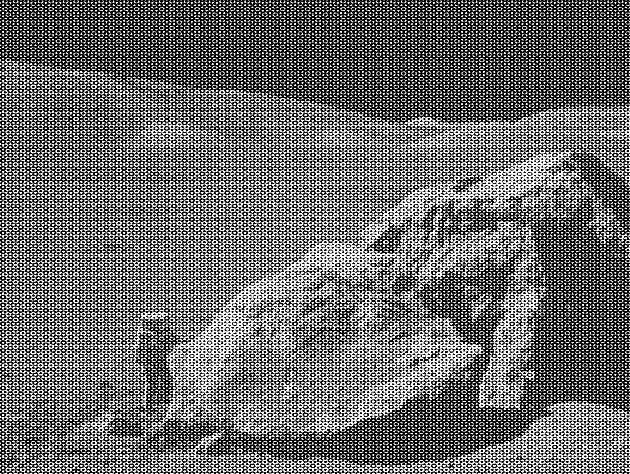
#> input picture moonlanding.png, 630 x 474 px
$ jupyter execute --allow-errors ex07.2_solved.ipynb   (shell and % lines are left out)
#> lines starting #> are read from the running program, lines starting #| are printed output that depends on the picture
[cell 1]
import matplotlib.pyplot as plt

# always useful
import numpy as np
import scipy as sp
import seaborn as sns
import math
import pandas as pd
from scipy import linalg as la
from scipy.interpolate import UnivariateSpline
from scipy.optimize import curve_fit
from matplotlib import pylab
import scipy.optimize
from  scipy import fftpack

from matplotlib.ticker import AutoMinorLocator, MultipleLocator, FuncFormatter
from scipy.stats.distributions import norm

1\. **Maximum wind speed prediction at the Sprogø station**

The exercise goal is to predict the maximum wind speed occurring every 50 years even if no measure exists for such a period. The available data are only measured over 21 years at the Sprogø meteorological station located in Denmark.

The annual maxima are supposed to fit a normal probability density function. However such function is not going to be estimated because it gives a probability from a wind speed maxima. Finding the maximum wind speed occurring every 50 years requires the opposite approach, the result needs to be found from a defined probability. That is the quantile function role and the exercise goal will be to find it. In the current model, it is supposed that the maximum wind speed occurring every 50 years is defined as the upper 2% quantile.

By definition, the quantile function is the inverse of the cumulative distribution function. The latter describes the probability distribution of an annual maxima. In the exercise, the cumulative probability $p_i$ for a given year i is defined as $p_i = i/(N+1)$ with $N = 21$, the number of measured years. Thus it will be possible to calculate the cumulative probability of every measured wind speed maxima. From those experimental points, the scipy.interpolate module will be very useful for fitting the quantile function. Finally the 50 years maxima is going to be evaluated from the cumulative probability of the 2% quantile.

Practically, load the dataset:

```python
import numpy as np
max_speeds = np.load('max-speeds.npy')
years_nb = max_speeds.shape[0]
```

Compute then the cumulative probability $p_i$ (`cprob`) and sort the maximum speeds from the data. Use then the  UnivariateSpline from scipy.interpolate to define a quantile function and thus estimate the probabilities.

In the current model, the maximum wind speed occurring every 50 years is defined as the upper 2% quantile. As a result, the cumulative probability value will be:

```python
fifty_prob = 1. - 0.02
```

So the storm wind speed occurring every 50 years can be guessed as:

``` python
fifty_wind = quantile_func(fifty_prob)
```

[cell 2]
import numpy as np
#> (the rest of this cell did not finish here and is left out)

[cell 3]
plt.figure(figsize=(6, 4))
#> (the rest of this cell did not finish here and is left out)

2\. **Curve fitting of temperature in Alaska**

The temperature extremes in Alaska for each month, starting in January, are given by (in degrees Celcius):

max:  17,  19,  21,  28,  33,  38, 37,  37,  31,  23,  19,  18

min: -62, -59, -56, -46, -32, -18, -9, -13, -25, -46, -52, -58

* Plot these temperature extremes.
* Define a function that can describe min and max temperatures.
* Fit this function to the data with scipy.optimize.curve_fit().
* Plot the result. Is the fit reasonable? If not, why?
* Is the time offset for min and max temperatures the same within the fit accuracy?

[cell 4]
max_temp = np.array([ 17, 19, 21, 28, 33, 38, 37, 37, 31, 23, 19, 18])
min_temp = np.array([-62, -59, -56, -46, -32, -18, -9, -13, -25, -46, -52, -58])
months = np.linspace(1,12,12) # from January
plt.figure(figsize=(6, 4))
plt.scatter(months, max_temp, c='r',label='max')
plt.scatter(months,min_temp, c='b',label='min')
plt.xlabel('Months (from January)')
plt.ylabel('temperature ($^\circ$C)')
plt.xlim([0.5,12.5])
plt.legend(loc='best')
plt.show()
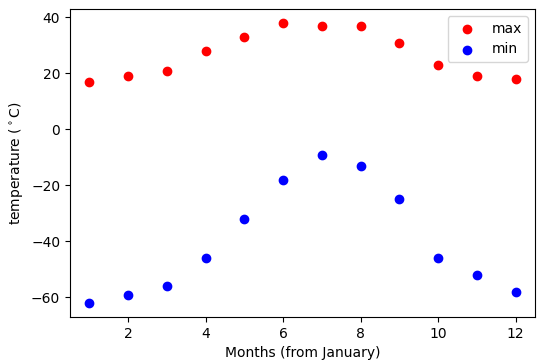
#> figure drawn by matplotlib, 1 panel

[cell 5]
def yearly_temps(times, avg, ampl, time_offset):
    return (avg+ampl*np.cos((times + time_offset)*2*np.pi/times.max()))

res_max, cov_max = curve_fit(yearly_temps, months,max_temp)
res_min, cov_min = curve_fit(yearly_temps, months,min_temp)

[cell 6]
days = np.linspace(0, 12, num=365)
plt.figure(figsize=(6, 4))
plt.scatter(months, max_temp, c='r')
plt.plot(days, yearly_temps(days, *res_max), 'r-',label='fitted max')
plt.scatter(months,min_temp, c='b')
plt.plot(days, yearly_temps(days, *res_min), 'b-',label='fitted min')
plt.xlabel('Months (from January)')
plt.ylabel('temperature ($^\circ$C)')
plt.xlim([0.5,12.5])
plt.legend(loc='best')
plt.show()
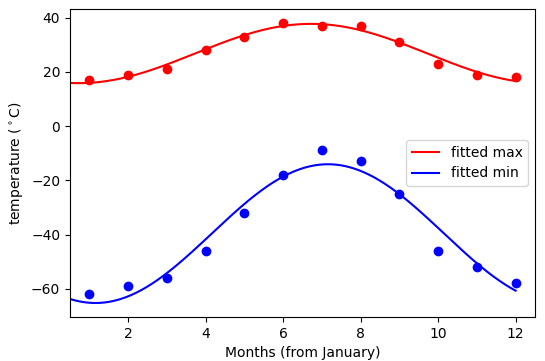
#> figure drawn by matplotlib, 1 panel; curve peaks at x = 6.73, y = 37.68; curve peaks at x = 7.15, y = -14.08
print('time offset for max',res_max[2])
print('time offset for min',res_min[2])

3\. **2D minimization of a six-hump camelback function**

$$
f(x,y) = \left(4-2.1x^2+\frac{x^4}{3} \right) x^2 +xy + (4y^2 -4)y^2
$$

has multiple global and local minima. Find the global minima of this function.

Hints:

* Variables can be restricted to $-2 < x < 2$ and $-1 < y < 1$.
* Use numpy.meshgrid() and pylab.imshow() to find visually the regions.
* Use scipy.optimize.minimize(), optionally trying out several of its methods.

How many global minima are there, and what is the function value at those points? What happens for an initial guess of $(x, y) = (0, 0)$ ?

[cell 7]
def f(x):
    return (4 - 2.1 * x[0]**2 + x[0]**4 / 3) * x[0]**2 + x[0] * x[1] + (4 * x[1]**2 - 4) * x[1]**2

x = np.linspace(-2,2,101)
y = np.linspace(-1,1,101)
xv, yv = np.meshgrid(x, y)
im = pylab.imshow(f(np.array([xv,yv])), extent = [-2,2,-1,1])
plt.colorbar(im, orientation='horizontal')
plt.show(im)
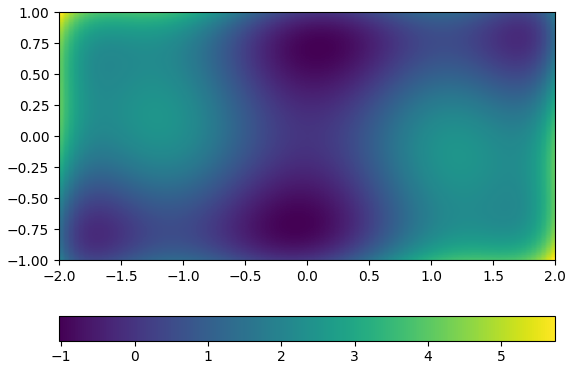
#> figure drawn by matplotlib, 2 panels

[cell 8]
m1 = scipy.optimize.minimize(f,x0 = (-1.5,-0.75))
m2 = scipy.optimize.minimize(f,x0 = (0,-0.75))
m3 = scipy.optimize.minimize(f,x0 = (0,0.75))
m4 = scipy.optimize.minimize(f,x0 = (0.75,1.75))
m5 = scipy.optimize.minimize(f,x0 = (-1.25,0))
m6 = scipy.optimize.minimize(f,x0 = (1.25,0))

im = pylab.imshow(f(np.array([xv,yv])), extent = [-2,2,-1,1])
plt.scatter(m1.x[0],m1.x[1], c = 'r')
plt.scatter(m2.x[0],m2.x[1], c = 'r')
plt.scatter(m3.x[0],m3.x[1], c = 'r')
plt.scatter(m4.x[0],m4.x[1], c = 'r')
plt.scatter(m5.x[0],m5.x[1], c = 'r')
plt.scatter(m6.x[0],m6.x[1], c = 'r')
plt.colorbar(im, orientation='horizontal')
plt.show()
print('There are 4 minima')

[cell 9]
fmin = scipy.optimize.minimize(f,x0 = (0,0))
print('If initial guess is (0,0) we get a minima in',fmin.x,'and the correspondng value of f is',f(fmin.x), '. Problably (0,0) is a saddle point.')

4\. **FFT of a simple dataset**

Performe a periodicity analysis on the lynxs-hares population

#> (a cell that did not finish here is left out)

#> (a cell that did not finish here is left out)

5\. **FFT of an image**

* Examine the provided image `moonlanding.png`, which is heavily contaminated with periodic noise. In this exercise, we aim to clean up the noise using the Fast Fourier Transform.
* Load the image using pylab.imread().
* Find and use the 2-D FFT function in scipy.fftpack, and plot the spectrum (Fourier transform of) the image. Do you have any trouble visualising the spectrum? If so, why?
* The spectrum consists of high and low frequency components. The noise is contained in the high-frequency part of the spectrum, so set some of those components to zero (use array slicing).
* Apply the inverse Fourier transform to see the resulting image.

[cell 12]
image = pylab.imread("moonlanding.png")
#> image is the input picture: shape (474, 630) float32; min 0, max 1, mean 0.424
plt.imshow(image, cmap='gray')
plt.title('Original image')
plt.show()

spectrum = fftpack.fft2(image)
plt.imshow(np.abs(spectrum))
plt.colorbar(orientation='vertical')
plt.title("Spectrum")
plt.show()
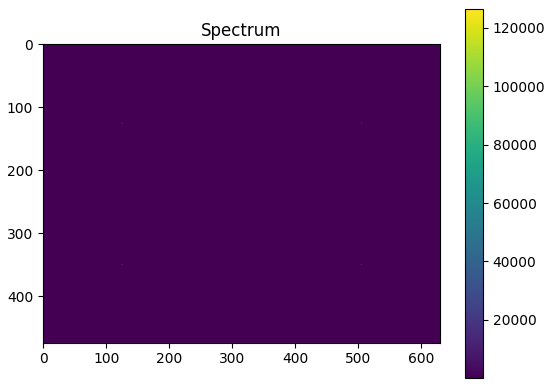
#> figure drawn by matplotlib, 2 panels
print('The values of the spectrum are all similar and we cannot perceive the peaks.')

[cell 13]
fshift = np.fft.fftshift(spectrum)
rows = np.size(image, 0) #taking the size of the image
#> rows = 474
cols = np.size(image, 1)
#> cols = 630
crow, ccol = rows/2, cols/2
#> crow = 237; ccol = 315

original = np.copy(fshift)
fshift[int(crow)-50:int(crow)+50, int(ccol)-50:int(ccol)+50] = 0
f_ishift= np.fft.ifftshift(original - fshift)

img_back = np.fft.ifft2(f_ishift) # shift for centering 0.0 (x,y)
img_back = np.abs(img_back)
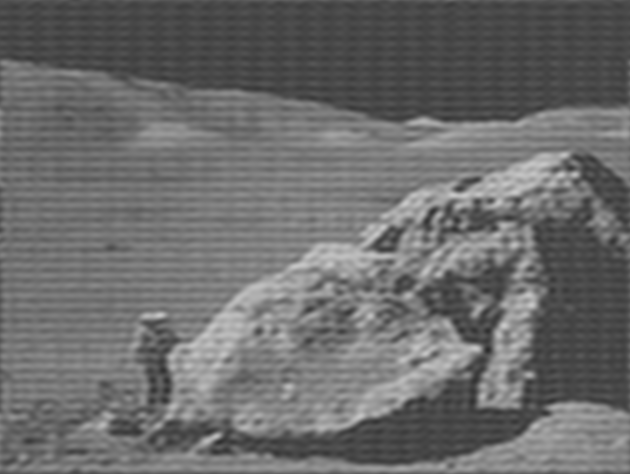
#> img_back: shape (474, 630) float64; min 0.17, max 0.792, mean 0.424
plt.imshow(img_back, cmap='gray')
plt.title('Filtered image')
plt.show()
